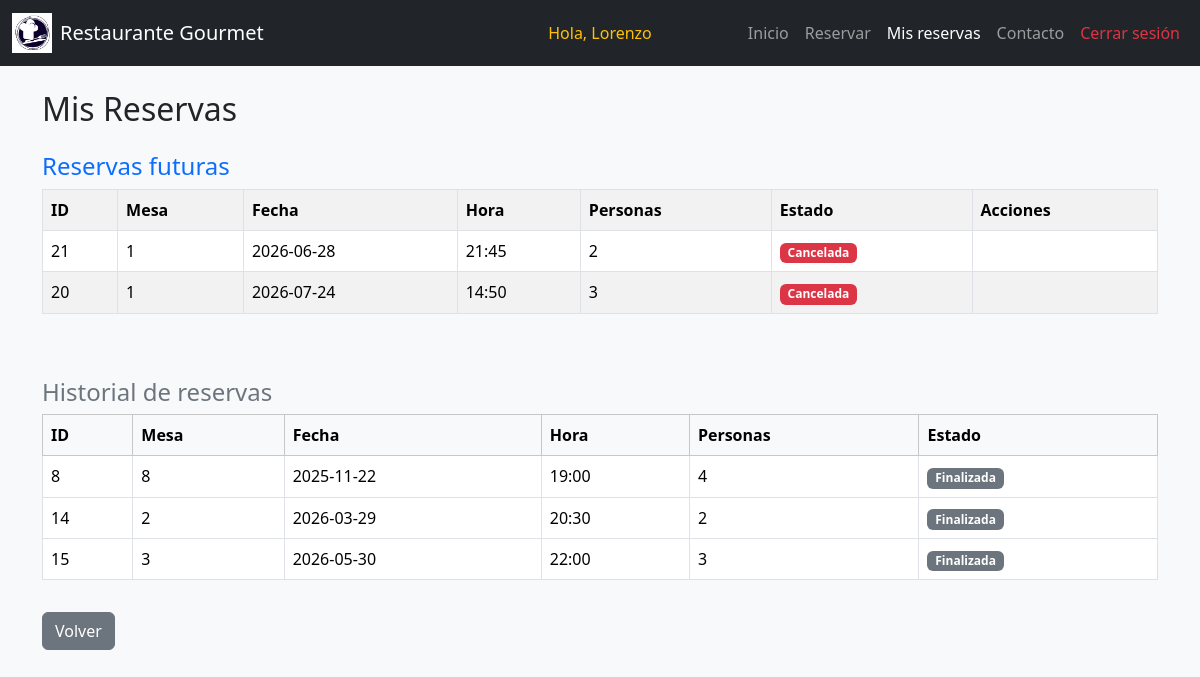
/mis_reservas.php (signed in), run on the app's committed database.
### tables this page shows
CREATE TABLE `reserva` (
  `Id_Reserva` int(11) NOT NULL,
  `Id_Usuario` int(11) DEFAULT NULL,
  `Id_mesa` int(11) DEFAULT NULL,
  `fecha` date DEFAULT NULL,
  `hora` varchar(10) DEFAULT NULL,
  `n_personas` int(11) DEFAULT NULL,
  `estado` varchar(20) DEFAULT NULL,
  `nombre` varchar(100) DEFAULT NULL,
  `email` varchar(100) DEFAULT NULL,
  `telefono` varchar(20) DEFAULT NULL,
  `notas` text DEFAULT NULL
);

### mis_reservas.php (the view, shortened to what this page needs)
<?php
require_once "conexion.php";
$id = $_SESSION['Id_Usuario'];
$nombre = $_SESSION['nombre'];
$sql = "SELECT Id_Reserva, Id_mesa, fecha, hora, n_personas, estado
        FROM reserva
        WHERE Id_Usuario = ?
        ORDER BY fecha ASC, hora ASC";
$stmt = $conn->prepare($sql);
$stmt->bind_param("i", $id);
$stmt->execute();
$resultado = $stmt->get_result();
$reservas_futuras = [];
$reservas_pasadas = [];
$hoy = date("Y-m-d");
while ($fila = $resultado->fetch_assoc()) {
    if ($fila['fecha'] >= $hoy) {
        $reservas_futuras[] = $fila;
    } else {
        $reservas_pasadas[] = $fila;
    }
}
function badgeEstado($estado, $fecha) {
    $hoy = date("Y-m-d");
    if ($fecha < $hoy && $estado !== "cancelada") {
        return '<span class="badge bg-secondary">Finalizada</span>';
    }
    switch ($estado) {
        case "cancelada": return '<span class="badge bg-danger">Cancelada</span>';
    }
}
?>
<!DOCTYPE html>
<html>
<head>
    <link rel="stylesheet" href="https://cdn.jsdelivr.net/npm/bootstrap@5.3.2/dist/css/bootstrap.min.css">
</head>
<body class="bg-light">
<nav class="navbar navbar-expand-lg navbar-dark bg-dark mb-4">
    <div class="container-fluid">
        <a class="navbar-brand d-flex align-items-center" href="index.php">
            <img src="fondo-logo.jpg" alt="Logo" width="40" height="40" class="me-2">
            Restaurante Gourmet
        </a>
        <div class="mx-auto d-none d-lg-block" style="position:absolute; left:50%; transform:translateX(-50%);">
            <span class="navbar-text text-warning">
                Hola, <?php echo $nombre; ?>
            </span>
        </div>
        <div class="collapse navbar-collapse" id="navbarNav">
            <ul class="navbar-nav ms-auto">
                <li class="nav-item">
                    <a class="nav-link" href="index.php">Inicio</a>
                </li>
                <li class="nav-item">
                    <a class="nav-link" href="FormularioReservas.html">Reservar</a>
                </li>
                <li class="nav-item">
                    <a class="nav-link active" href="mis_reservas.php">Mis reservas</a>
                </li>
                <li class="nav-item">
                    <a class="nav-link" href="contacto.html">Contacto</a>
                </li>
                <li class="nav-item">
                    <a class="nav-link text-danger" href="logout.php">Cerrar sesión</a>
                </li>
            </ul>
        </div>
    </div>
</nav>
<div class="container mt-4">
    <h2 class="mb-4">Mis Reservas</h2>
    <h4 class="text-primary">Reservas futuras</h4>
    <div class="table-responsive mb-5">
        <table class="table table-bordered table-striped">
            <tr>
                <th>ID</th>
                <th>Mesa</th>
                <th>Fecha</th>
                <th>Hora</th>
                <th>Personas</th>
                <th>Estado</th>
                <th>Acciones</th>
            </tr>
            <?php if (empty($reservas_futuras)): ?>
                <tr><td colspan="7" class="text-center text-muted">No tienes reservas futuras</td></tr>
            <?php else: ?>
                <?php foreach ($reservas_futuras as $r): ?>
                <tr>
                    <td><?= $r['Id_Reserva'] ?></td>
                    <td><?= $r['Id_mesa'] ?></td>
                    <td><?= $r['fecha'] ?></td>
                    <td><?= $r['hora'] ?></td>
                    <td><?= $r['n_personas'] ?></td>
                    <td><?= badgeEstado($r['estado'], $r['fecha']) ?></td>
                    <td>
                    </td>
                </tr>
                <?php endforeach; ?>
            <?php endif; ?>
        </table>
    </div>
    <h4 class="text-secondary">Historial de reservas</h4>
    <div class="table-responsive">
        <table class="table table-bordered" style="background-color:#f8f9fa;">
            <tr class="table-light">
                <th>ID</th>
                <th>Mesa</th>
                <th>Fecha</th>
                <th>Hora</th>
                <th>Personas</th>
                <th>Estado</th>
            </tr>
            <?php if (empty($reservas_pasadas)): ?>
                <tr><td colspan="6" class="text-center text-muted">No hay historial</td></tr>
            <?php else: ?>
                <?php foreach ($reservas_pasadas as $r): ?>
                <tr class="text-muted">
                    <td><?= $r['Id_Reserva'] ?></td>
                    <td><?= $r['Id_mesa'] ?></td>
                    <td><?= $r['fecha'] ?></td>
                    <td><?= $r['hora'] ?></td>
                    <td><?= $r['n_personas'] ?></td>
                    <td><?= badgeEstado($r['estado'], $r['fecha']) ?></td>
                </tr>
                <?php endforeach; ?>
            <?php endif; ?>
        </table>
    </div>
    <a href="usuario.php" class="btn btn-secondary mt-3">Volver</a>
</div>
</body>
</html>

### data on the page
reserva: Id_Reserva "21", Id_mesa "1", fecha "2026-06-28", hora "21:45", n_personas "2", estado "Cancelada"
reserva: Id_Reserva "20", Id_mesa "1", fecha "2026-07-24", hora "14:50", n_personas "3", estado "Cancelada"
reserva: Id_Reserva "8", Id_mesa "8", fecha "2025-11-22", hora "19:00", n_personas "4", estado "Finalizada"
reserva: Id_Reserva "14", Id_mesa "2", fecha "2026-03-29", hora "20:30", n_personas "2", estado "Finalizada"
reserva: Id_Reserva "15", Id_mesa "3", fecha "2026-05-30", hora "22:00", n_personas "3", estado "Finalizada"

### other printed values
$nombre "Lorenzo"
